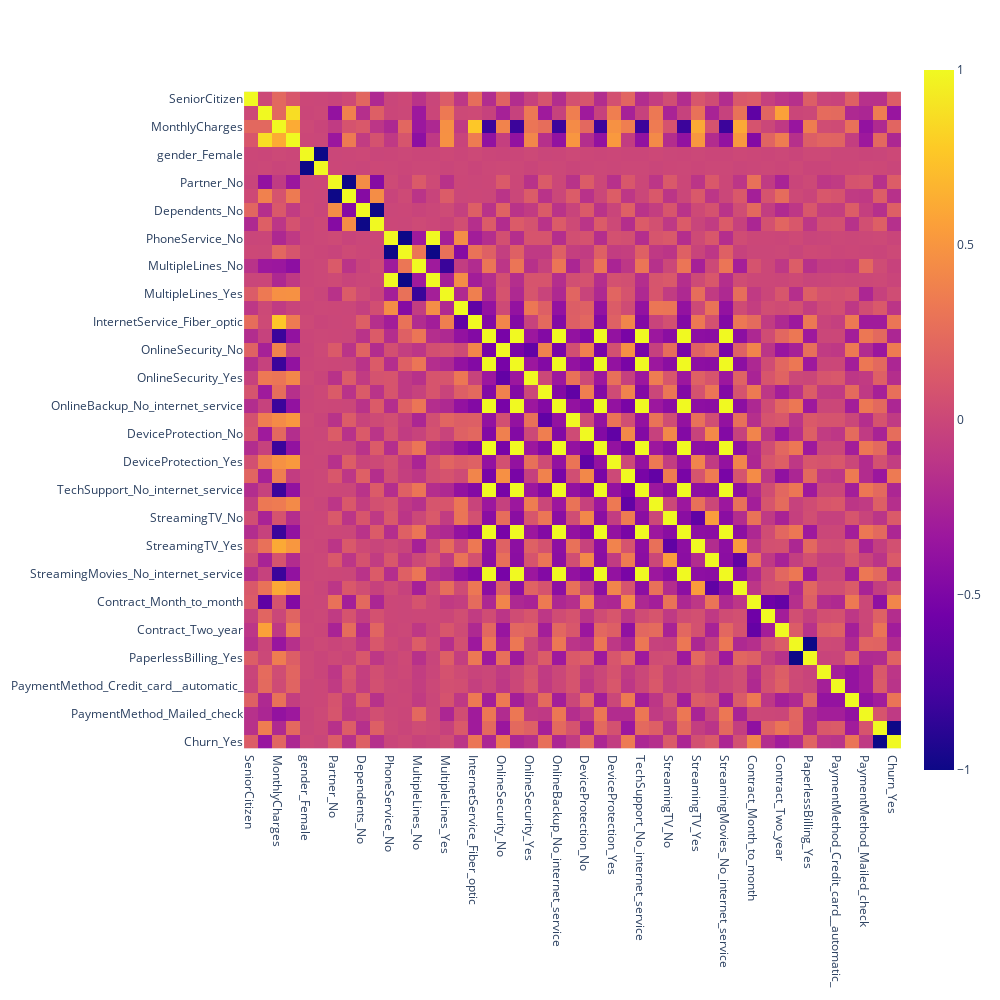

Source (notebook cell):
### Markdown cell above
# CORRELATION MATRIX AFTER ONE-HOT ENCODING AND SMOTE FOR ALL THE VARIABLES

### Code cell
import plotly.express as px
# Checking the correlation between features
corr = df1.corr()

fig = px.imshow(corr,width=1000, height=1000)
fig.show()

### Figure 1 — Plotly figure (JSON) as saved in the notebook; plotly's stock layout.template omitted (floating-point values rounded to 4 significant figures; data arrays with more than 128 entries replaced by an {"elided": "..."} marker saying what was removed)
{"data": [{"coloraxis": "coloraxis", "hovertemplate": "x: %{x}<br>y: %{y}<br>color: %{z}<extra></extra>", "name": "0", "type": "heatmap", "x": ["SeniorCitizen", "tenure", "MonthlyCharges", "TotalCharges", "gender_Female", "gender_Male", "Partner_No", "Partner_Yes", "Dependents_No", "Dependents_Yes", "PhoneService_No", "PhoneService_Yes", "MultipleLines_No", "MultipleLines_No_phone_service", "MultipleLines_Yes", "InternetService_DSL", "InternetService_Fiber_optic", "InternetService_No", "OnlineSecurity_No", "OnlineSecurity_No_internet_service", "OnlineSecurity_Yes", "OnlineBackup_No", "OnlineBackup_No_internet_service", "OnlineBackup_Yes", "DeviceProtection_No", "DeviceProtection_No_internet_service", "DeviceProtection_Yes", "TechSupport_No", "TechSupport_No_internet_service", "TechSupport_Yes", "StreamingTV_No", "StreamingTV_No_internet_service", "StreamingTV_Yes", "StreamingMovies_No", "StreamingMovies_No_internet_service", "StreamingMovies_Yes", "Contract_Month_to_month", "Contract_One_year", "Contract_Two_year", "PaperlessBilling_No", "PaperlessBilling_Yes", "PaymentMethod_Bank_transfer__automatic_", "PaymentMethod_Credit_card__automatic_", "PaymentMethod_Electronic_check", "PaymentMethod_Mailed_check", "Churn_No", "Churn_Yes"], "xaxis": "x", "y": ["SeniorCitizen", "tenure", "MonthlyCharges", "TotalCharges", "gender_Female", "gender_Male", "Partner_No", "Partner_Yes", "Dependents_No", "Dependents_Yes", "PhoneService_No", "PhoneService_Yes", "MultipleLines_No", "MultipleLines_No_phone_service", "MultipleLines_Yes", "InternetService_DSL", "InternetService_Fiber_optic", "InternetService_No", "OnlineSecurity_No", "OnlineSecurity_No_internet_service", "OnlineSecurity_Yes", "OnlineBackup_No", "OnlineBackup_No_internet_service", "OnlineBackup_Yes", "DeviceProtection_No", "DeviceProtection_No_internet_service", "DeviceProtection_Yes", "TechSupport_No", "TechSupport_No_internet_service", "TechSupport_Yes", "StreamingTV_No", "StreamingTV_No_internet_service", "StreamingTV_Yes", "StreamingMovies_No", "StreamingMovies_No_internet_service", "StreamingMovies_Yes", "Contract_Month_to_month", "Contract_One_year", "Contract_Two_year", "PaperlessBilling_No", "PaperlessBilling_Yes", "PaymentMethod_Bank_transfer__automatic_", "PaymentMethod_Credit_card__automatic_", "PaymentMethod_Electronic_check", "PaymentMethod_Mailed_check", "Churn_No", "Churn_Yes"], "yaxis": "y", "z": {"elided": "47x47 float values"}}], "layout": {"coloraxis": {"colorscale": [[0, "#0d0887"], [0.1111, "#46039f"], [0.2222, "#7201a8"], [0.3333, "#9c179e"], [0.4444, "#bd3786"], [0.5556, "#d8576b"], [0.6667, "#ed7953"], [0.7778, "#fb9f3a"], [0.8889, "#fdca26"], [1, "#f0f921"]]}, "height": 1000, "margin": {"t": 60}, "width": 1000, "xaxis": {"anchor": "y", "constrain": "domain", "domain": [0, 1], "scaleanchor": "y"}, "yaxis": {"anchor": "x", "autorange": "reversed", "constrain": "domain", "domain": [0, 1]}}}
